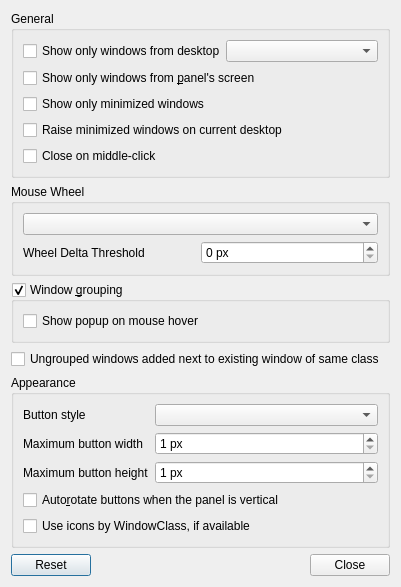
<?xml version="1.0" encoding="UTF-8"?>
<ui version="4.0">
 <class>LXQtTaskbarConfiguration</class>
 <widget class="QDialog" name="LXQtTaskbarConfiguration">
  <property name="geometry">
   <rect>
    <x>0</x>
    <y>0</y>
    <width>401</width>
    <height>528</height>
   </rect>
  </property>
  <property name="windowTitle">
   <string>Task Manager Settings</string>
  </property>
  <layout class="QVBoxLayout" name="verticalLayout">
   <item>
    <widget class="QGroupBox" name="WLContentGB">
     <property name="title">
      <string>General</string>
     </property>
     <layout class="QVBoxLayout" name="verticalLayout_2">
      <item>
       <layout class="QHBoxLayout" name="horizontalLayout">
        <property name="spacing">
         <number>0</number>
        </property>
        <property name="leftMargin">
         <number>0</number>
        </property>
        <property name="topMargin">
         <number>0</number>
        </property>
        <property name="rightMargin">
         <number>0</number>
        </property>
        <property name="bottomMargin">
         <number>0</number>
        </property>
        <item>
         <widget class="QCheckBox" name="limitByDesktopCB">
          <property name="text">
           <string>Show only windows from desktop</string>
          </property>
         </widget>
        </item>
        <item>
         <widget class="QComboBox" name="showDesktopNumCB"/>
        </item>
       </layout>
      </item>
      <item>
       <widget class="QCheckBox" name="limitByScreenCB">
        <property name="text">
         <string>Show only windows from &amp;panel's screen</string>
        </property>
       </widget>
      </item>
      <item>
       <widget class="QCheckBox" name="limitByMinimizedCB">
        <property name="text">
         <string>Show only minimized windows</string>
        </property>
       </widget>
      </item>
      <item>
       <widget class="QCheckBox" name="raiseOnCurrentDesktopCB">
        <property name="text">
         <string>Raise minimized windows on current desktop</string>
        </property>
       </widget>
      </item>
      <item>
       <widget class="QCheckBox" name="middleClickCB">
        <property name="text">
         <string>Close on middle-click</string>
        </property>
       </widget>
      </item>
     </layout>
    </widget>
   </item>
   <item>
    <widget class="QGroupBox" name="WLMousewheelGB">
     <property name="title">
      <string>Mouse Wheel</string>
     </property>
     <layout class="QVBoxLayout" name="verticalLayout_mousewheel">
      <item>
       <widget class="QComboBox" name="wheelEventsActionCB"/>
      </item>
      <item>
       <layout class="QHBoxLayout" name="horizontalLayout_2">
        <property name="spacing">
         <number>0</number>
        </property>
        <property name="leftMargin">
         <number>0</number>
        </property>
        <property name="topMargin">
         <number>0</number>
        </property>
        <property name="rightMargin">
         <number>0</number>
        </property>
        <property name="bottomMargin">
         <number>0</number>
        </property>
        <item>
         <widget class="QLabel" name="wheelDeltaThresholdLabel">
          <property name="text">
           <string>Wheel Delta Threshold</string>
          </property>
         </widget>
        </item>
        <item>
         <widget class="QSpinBox" name="wheelDeltaThresholdSB">
          <property name="sizePolicy">
           <sizepolicy hsizetype="Preferred" vsizetype="Fixed">
            <horstretch>0</horstretch>
            <verstretch>0</verstretch>
           </sizepolicy>
          </property>
          <property name="suffix">
           <string> px</string>
          </property>
          <property name="minimum">
           <number>0</number>
          </property>
          <property name="maximum">
           <number>300</number>
          </property>
         </widget>
        </item>
       </layout>
      </item>
     </layout>
    </widget>
   </item>
   <item>
    <widget class="QGroupBox" name="groupingGB">
     <property name="title">
      <string>Window &amp;grouping</string>
     </property>
     <property name="checkable">
      <bool>true</bool>
     </property>
     <layout class="QVBoxLayout" name="verticalLayout_3">
      <item>
       <widget class="QCheckBox" name="showGroupOnHoverCB">
        <property name="text">
         <string>Show popup on mouse hover</string>
        </property>
       </widget>
      </item>
     </layout>
    </widget>
   </item>
   <item>
    <widget class="QCheckBox" name="ungroupedNextToExistingCB">
     <property name="text">
      <string>Ungrouped windows added next to existing window of same class</string>
     </property>
    </widget>
   </item>
   <item>
    <widget class="QGroupBox" name="WLApperanceGB">
     <property name="title">
      <string>Appearance</string>
     </property>
     <layout class="QFormLayout" name="formLayout">
      <property name="fieldGrowthPolicy">
       <enum>QFormLayout::AllNonFixedFieldsGrow</enum>
      </property>
      <item row="0" column="0">
       <widget class="QLabel" name="buttonStyleL">
        <property name="text">
         <string>Button style</string>
        </property>
       </widget>
      </item>
      <item row="0" column="1">
       <widget class="QComboBox" name="buttonStyleCB"/>
      </item>
      <item row="1" column="0">
       <widget class="QLabel" name="buttonWidthL">
        <property name="text">
         <string>Maximum button width</string>
        </property>
       </widget>
      </item>
      <item row="1" column="1">
       <widget class="QSpinBox" name="buttonWidthSB">
        <property name="sizePolicy">
         <sizepolicy hsizetype="Preferred" vsizetype="Fixed">
          <horstretch>0</horstretch>
          <verstretch>0</verstretch>
         </sizepolicy>
        </property>
        <property name="suffix">
         <string> px</string>
        </property>
        <property name="minimum">
         <number>1</number>
        </property>
        <property name="maximum">
         <number>2147483647</number>
        </property>
       </widget>
      </item>
      <item row="2" column="0">
       <widget class="QLabel" name="buttonHeightL">
        <property name="text">
         <string>Maximum button height</string>
        </property>
       </widget>
      </item>
      <item row="2" column="1">
       <widget class="QSpinBox" name="buttonHeightSB">
        <property name="sizePolicy">
         <sizepolicy hsizetype="Preferred" vsizetype="Fixed">
          <horstretch>0</horstretch>
          <verstretch>0</verstretch>
         </sizepolicy>
        </property>
        <property name="suffix">
         <string> px</string>
        </property>
        <property name="minimum">
         <number>1</number>
        </property>
        <property name="maximum">
         <number>500</number>
        </property>
       </widget>
      </item>
      <item row="3" column="0" colspan="2">
       <widget class="QCheckBox" name="autoRotateCB">
        <property name="text">
         <string>Auto&amp;rotate buttons when the panel is vertical</string>
        </property>
       </widget>
      </item>
      <item row="4" column="0" colspan="2">
       <widget class="QCheckBox" name="iconByClassCB">
        <property name="text">
         <string>Use icons by WindowClass, if available</string>
        </property>
       </widget>
      </item>
     </layout>
    </widget>
   </item>
   <item>
    <spacer name="verticalSpacer">
     <property name="orientation">
      <enum>Qt::Vertical</enum>
     </property>
     <property name="sizeHint" stdset="0">
      <size>
       <width>20</width>
       <height>40</height>
      </size>
     </property>
    </spacer>
   </item>
   <item>
    <widget class="QDialogButtonBox" name="buttons">
     <property name="orientation">
      <enum>Qt::Horizontal</enum>
     </property>
     <property name="standardButtons">
      <set>QDialogButtonBox::Close|QDialogButtonBox::Reset</set>
     </property>
    </widget>
   </item>
  </layout>
 </widget>
 <resources/>
 <connections>
  <connection>
   <sender>buttons</sender>
   <signal>accepted()</signal>
   <receiver>LXQtTaskbarConfiguration</receiver>
   <slot>accept()</slot>
   <hints>
    <hint type="sourcelabel">
     <x>262</x>
     <y>496</y>
    </hint>
    <hint type="destinationlabel">
     <x>157</x>
     <y>274</y>
    </hint>
   </hints>
  </connection>
  <connection>
   <sender>buttons</sender>
   <signal>rejected()</signal>
   <receiver>LXQtTaskbarConfiguration</receiver>
   <slot>reject()</slot>
   <hints>
    <hint type="sourcelabel">
     <x>330</x>
     <y>496</y>
    </hint>
    <hint type="destinationlabel">
     <x>286</x>
     <y>274</y>
    </hint>
   </hints>
  </connection>
 </connections>
</ui>
